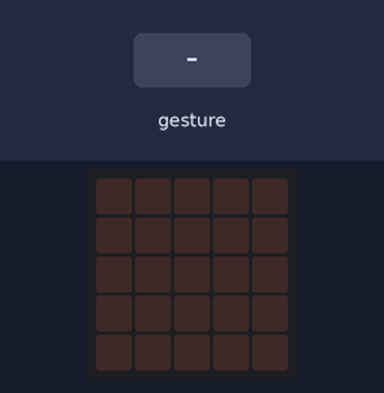
This program was run on a simulated BBC micro:bit (MakeCode). Parts: the board's 5×5 LED display. The test bench sets the inputs (shaded band). Random numbers come from a fixed seed; a tilt is held for 1.5 s and a shake lasts 1 s, then the board lies face up again.

Above: at 1.2 s.
1.3 s: gesture 'screen down'
At 2.8 s:
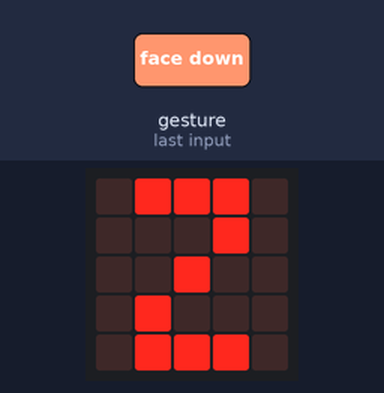
4.3 s: gesture 'screen down'
At 5.1 s:
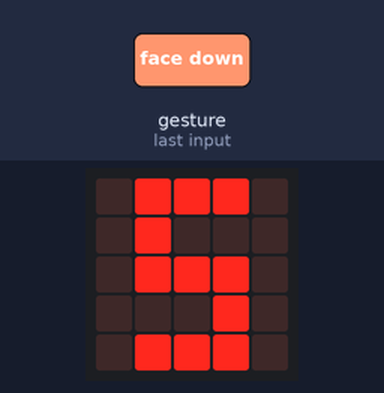
7.3 s: gesture 'screen down'
At 8.6 s:
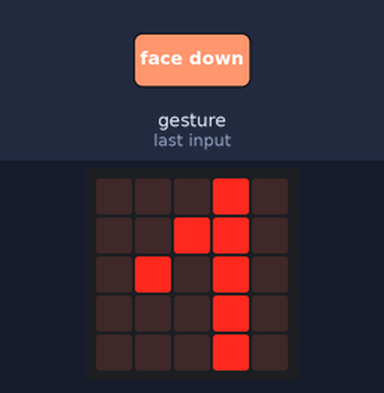
10.3 s: gesture 'screen down'
At 10.9 s:
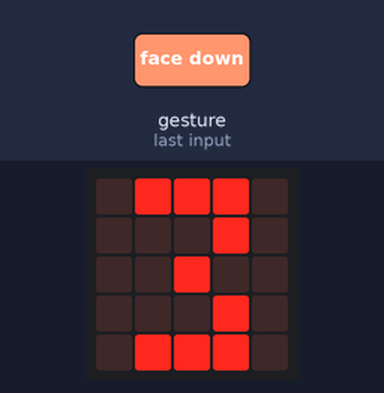
Timing chart, 0 to 13.3 s (numbered marks = the images above; inputs shaded):
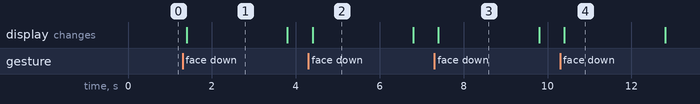

The program:

main.ts
```typescript
let dau = 0
input.onGesture(Gesture.ScreenDown, function () {
    dau = randint(1, 6)
    if (dau == 1) {
        basic.showLeds(`
            . . . # .
            . . # # .
            . # . # .
            . . . # .
            . . . # .
            `)
        basic.pause(2000)
    } else if (dau == 2) {
        basic.showLeds(`
            . # # # .
            . . . # .
            . . # . .
            . # . . .
            . # # # .
            `)
        basic.pause(2000)
    } else if (dau == 3) {
        basic.showLeds(`
            . # # # .
            . . . # .
            . . # . .
            . . . # .
            . # # # .
            `)
        basic.pause(2000)
    } else if (dau == 4) {
        basic.showLeds(`
            . # . # .
            . # . # .
            . # # # .
            . . . # .
            . . . # .
            `)
        basic.pause(2000)
    } else if (dau == 5) {
        basic.showLeds(`
            . # # # .
            . # . . .
            . # # # .
            . . . # .
            . # # # .
            `)
        basic.pause(2000)
    } else {
        basic.showLeds(`
            . # # # .
            . # . . .
            . # # # .
            . # . # .
            . # # # .
            `)
        basic.pause(2000)
    }
    basic.clearScreen()
})
```

test.ts
```typescript
// aquí va el archivo "tests"; esto no se compilará cuando este paquete se utilice como una extensión.
```

Measured:
- after the input at 1.3 s, the display: changes after 0.10 s (image 1)
- after the input at 4.3 s, the display: changes after 0.10 s (image 2)
- after the input at 7.3 s, the display: changes after 0.10 s (image 3)
- after the input at 10.3 s, the display: changes after 0.10 s (image 4)
- what the display in image 1 shows lasts 2.4 s, from 1.4 s to 3.8 s
